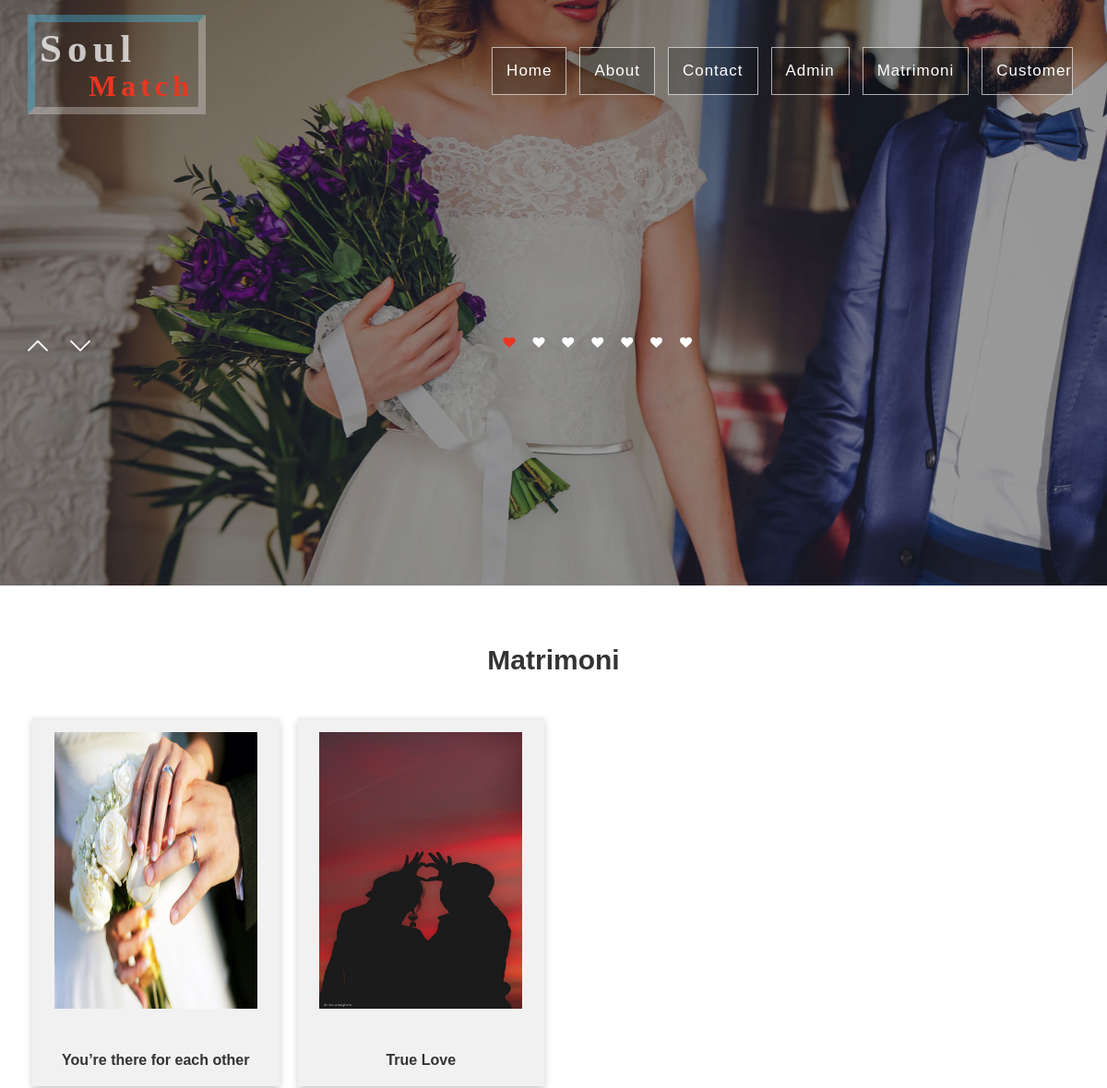
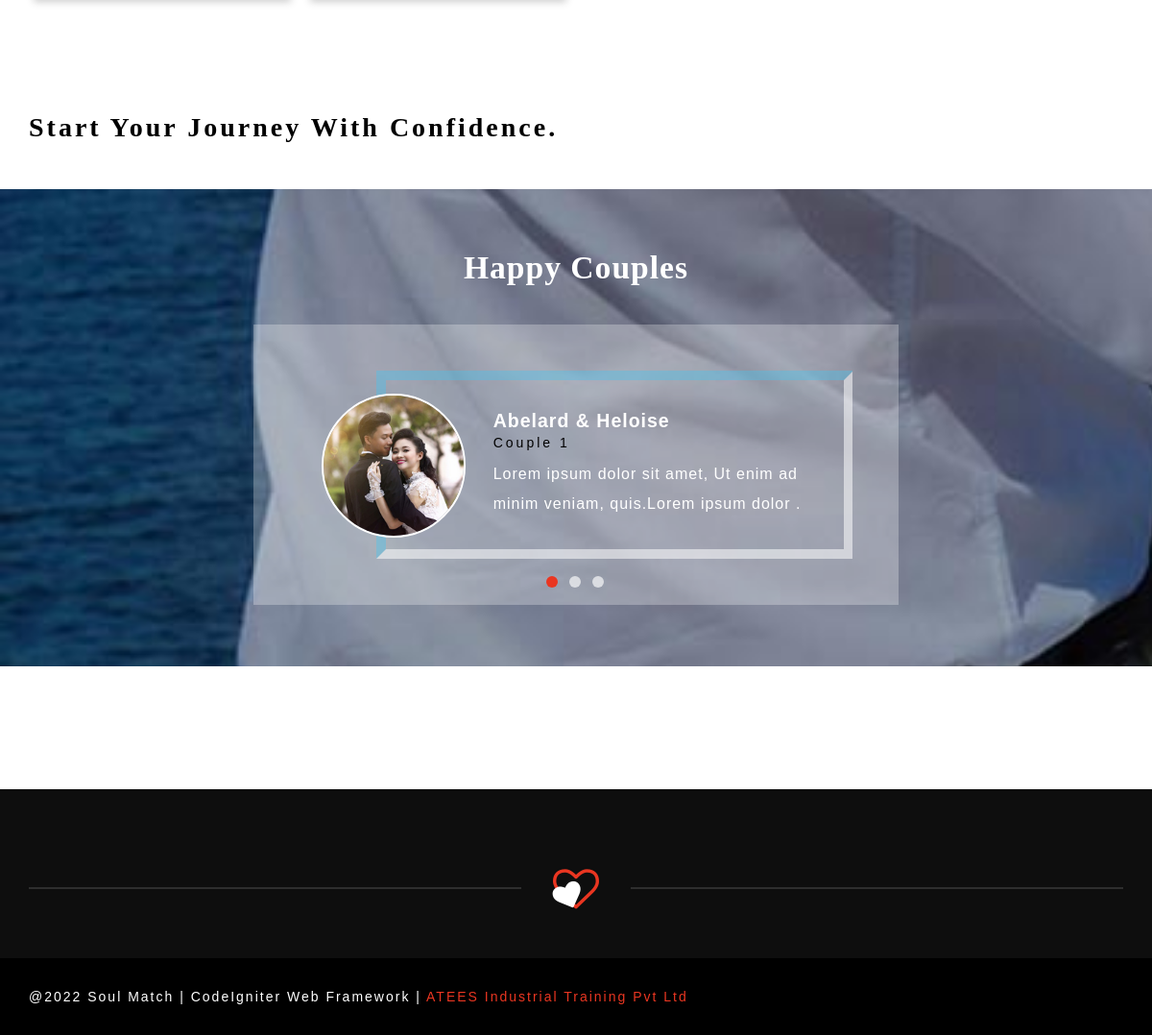
The page / on the database its author committed (2 pictures, top to bottom).
### tables this page shows
CREATE TABLE `matrimoni_registration` (
  `matrimoni_id` int(11) NOT NULL,
  `Name` varchar(30) NOT NULL,
  `Address` varchar(60) NOT NULL,
  `Country` varchar(30) NOT NULL,
  `Number` int(11) NOT NULL,
  `Mat_email` varchar(50) NOT NULL,
  `Password` varchar(30) NOT NULL,
  `experience` varchar(50) NOT NULL,
  `image` varchar(50) NOT NULL,
  `martimoni_type` varchar(50) NOT NULL,
  `matrimony_status` varchar(100) NOT NULL
);

### application/controllers/Indexcontroller.php (called while the page is built, shortened)
<?php
class Indexcontroller extends CI_Controller
{
public function Matrimoni()
{
	$this->load->model('Index_model');
	$arrdata['matrimoni']=$this->Index_model->matrimoni();
	$this->load->view('Index/index',$arrdata);
}
}

### index.php (called while the page is built, shortened)
<?php
require_once BASEPATH.'core/CodeIgniter.php';

### application/models/Index_model.php (called while the page is built, shortened)
<?php
class Index_model extends CI_model
{
	public function matrimoni()
	{
		$this->db->select('*');
		$this->db->from('matrimoni_registration');
		$this->db->where('matrimony_status','Approve');
		return $this->db->get()->result();
	}
}

### application/views/Index/index.php (the view, shortened to what this page needs)
<!DOCTYPE html>
<html lang="zxx">
<head>
<link href="<?php echo base_url('Assets/Matrimoni/css/bootstrap.css')?>" rel="stylesheet" type="text/css" media="all" />
<link href="<?php echo base_url('Assets/Matrimoni/css/font-awesome.css')?>" rel="stylesheet">
<link href="<?php echo base_url('Assets/Matrimoni/css/owl.carousel.css')?>" rel="stylesheet">
<link href="<?php echo base_url('Assets/Matrimoni/css/popuo-box.css')?>" rel="stylesheet" type="text/css" media="all" />
<link href="<?php echo base_url('Assets/Matrimoni/css/lsb.css')?>" rel="stylesheet" type="text/css">
<link href="<?php echo base_url('Assets/Matrimoni/css/style.css')?>" rel="stylesheet" type="text/css" media="all" />
</head>
<body>
<div class="banner-w3ls" id="home">
	<div class="container">
                 <div class="header-inner">
					  <h1 class="logo">
						<a href="index.html">Soul<span>Match</span></a></h1>
						<div class="header-right-w3ls">
							<div class="collapse navbar-collapse" id="bs-example-navbar-collapse-1">
								<ul class="nav navbar-nav navbar-right">
									<li><a href="<?php echo base_url('index.php/indexcontroller/Matrimoni')?>" class="active">Home</a></li>
									<li><a href="<?php echo base_url('index.php/Admin_controller/about')?>">About</a></li>
									<li><a href="<?php echo base_url('index.php/Admin_controller/contact')?>">Contact</a></li>
									<li><a href="<?php echo base_url('index.php/Admin_controller/login')?>" class="active">Admin</a></li>
									<li><a href="<?php echo base_url('index.php/Matrimoni_controller/login')?>">Matrimoni</a></li>
									<li><a href="<?php echo base_url('index.php/User_controller/login')?>">Customer</a></li>
								</ul>
							</div>
						</div>
						<div class="clearfix"></div>
				</div>
			<div class="w3l_banner_info" >
				<div class="slider">
					<div class="callbacks_container">
								<ul class="rslides" id="slider3">
									<br><br>
									<br><br><br><br>
								</ul>
					</div>
				</div>
			</div>
			<div class="clearfix"></div>
			<br><br><br>
        </div>
</div>
	<div class="services" id="services">
		<div class="container">
			<!DOCTYPE html>
<html>
<head>
</head>
<body>
<h2 align="center">Matrimoni</h2><br><br>
<div class="row">
	<?php
foreach ($matrimoni as $mtrmni) {
?>
  <div class="column">
    <div class="card">
      <img src="<?php echo base_url('Assets/Matrimoni/product/'.$mtrmni->image)?>" style="height: 300px;width: 220px"><br><br><br>
      <p><b><?php echo $mtrmni->Name?></b></p>
    </div>
  </div>
  <?php
}
?>
</div>
</body>
</html>
		</div>
	</div>
 <div class="search-wthree">
 <div class="container">
	<h3 class="subheading-agileits-w3layouts">Start your journey with confidence.</h3>
	<div class="clearfix"> </div>
 </div>
  </div>
	<div class="test" id="clients">
	<div class="container">
	<div class="tittle-agileinfo">
		<h3 class="white-w3ls">Happy Couples</h3>
	</div>
			<div class="test-gri1">
			<div id="owl-demo2" class="owl-carousel">
				<div class="test-grid1">
					<img src="images/t1.jpg" alt="" class="img-r">
					<h4>Abelard & Heloise</h4>
					<span>Couple 1</span>
					<p>Lorem ipsum dolor sit amet, Ut enim ad minim veniam, quis.Lorem ipsum dolor .</p>
				</div>
			</div>
		</div>
		</div>
	</div>
	<div class="gallery" id="gallery">
	</div>
<div class="w3l_footer">
		<div class="container">
				<div class="footer-middle-agileinfo">
					<div class="footer-button">
					<div class="button-top-w3layouts">
						<div class="logo-icons-w3ls">
							<i class="fa fa-heart heart1" aria-hidden="true"></i>
							<i class="fa fa-heart-o heart2" aria-hidden="true"></i>
						</div>
					</div>
					</div>
				</div>
		</div>
</div>
<div class="footer-w3layouts">
				<div class="container">
				<div class="agile-copy">
						<p>@2022 Soul Match | CodeIgniter Web Framework | <a href="https://atees.org/">ATEES Industrial Training Pvt Ltd</a></p>
				</div>
					<div class="clearfix"></div>
				</div>
			</div>
</body>
</html>

### application/views/Index/index.php (style rules this page uses)
* { box-sizing: border-box; }
body { font-family: Arial, Helvetica, sans-serif; }
.column { float: left; width: 25%; padding: 0 10px; }
.row { margin: 0 -5px; }
.row:after { content: ""; display: table; clear: both; }
.card { box-shadow: 0 4px 8px 0 rgba(0, 0, 0, 0.2); padding: 16px; text-align: center; background-color: #f1f1f1; }

### rows shown on the page
matrimoni_registration: image (picture), Name "You’re there for each other"
matrimoni_registration: image (picture), Name "True Love"
